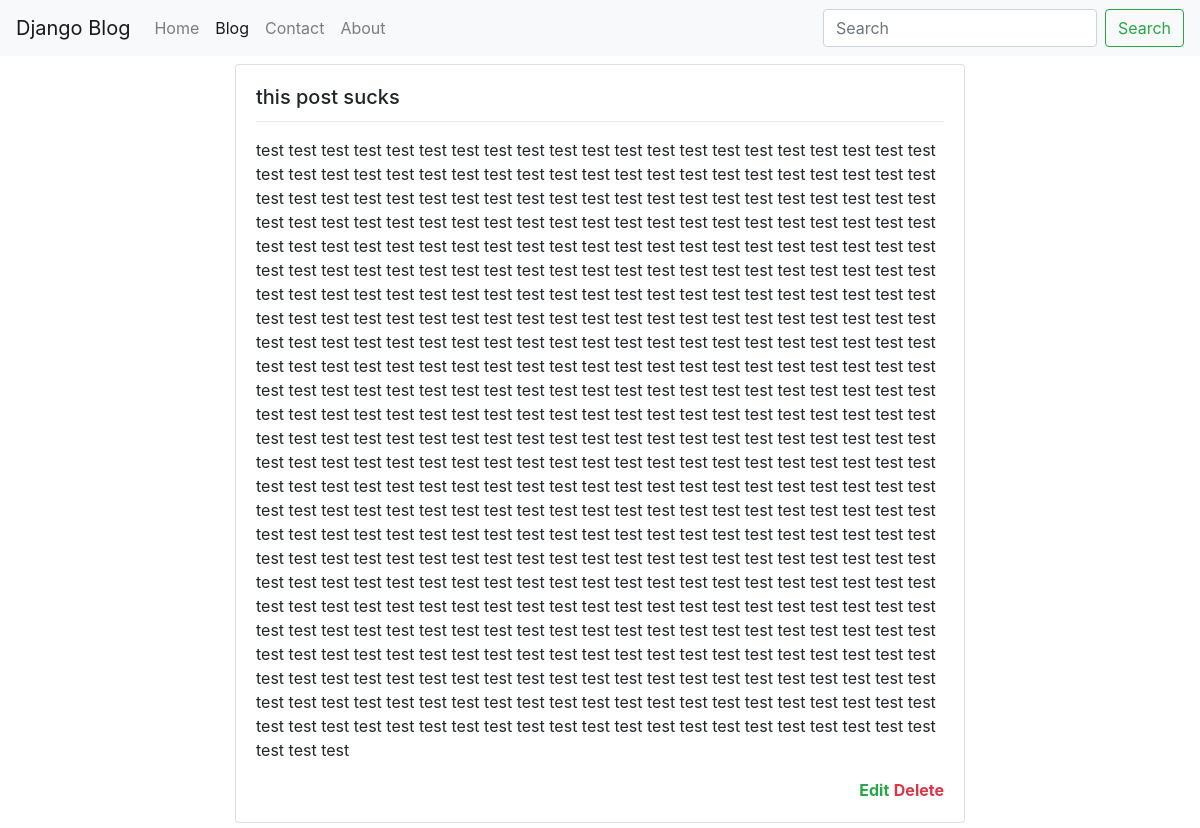
The app's page /blog/this-post-sucks/ (signed in) with its own data.
### blog/models.py (models this page shows, shortened)
class BlogPost(models.Model):
  user = models.ForeignKey(user_model,
    null=True, default=1, on_delete=models.SET_NULL)
  title = models.TextField()
  slug = models.SlugField(unique=True)
  content = models.TextField(null=True, blank=True)
  publish_date = models.DateTimeField(auto_now=False, auto_now_add=False, null=True, blank=True)
  timestamp = models.DateTimeField(auto_now_add=True)
  updated = models.DateTimeField(auto_now=True)
  class Meta:
    ordering = ['-publish_date', '-updated', '-timestamp']
  def get_edit_url(self):
    return f'/blog/{self.slug}/edit'
  def get_delete_url(self):
    return f'/blog/{self.slug}/delete'

### blog/views.py (the view)
# urls.py: path('<str:slug>/', blog_post_detail_view),
def blog_post_detail_view(request, slug):
  try:
    obj = BlogPost.objects.get(slug=slug)
  except:
    raise Http404('Blog post does not exist.')
  t_name = 'blog/detail.html'
  context = {'object': obj, 'detail': True}
  return render(request, t_name, context)

### blog/templates/blog/detail.html
{% extends "base.html" %}
{% block content %}
  {% include "blog/list_inline.html" with blog_post=object %}
{% endblock %}

### blog/templates/blog/list_inline.html (shortened to what this page needs)
<div class="card mb-3">
  <div class="card-body">
    <h5 class="card-title">{{ blog_post.title }}</h5>
    <div class="dropdown-divider"></div>
    {% if truncate %}
      <p class="card-text">{{ blog_post.content | linebreaks | truncatewords:50 }}</p>
    {% else %}
      <p class="card-text">{{ blog_post.content | linebreaks }}</p>
    {% endif %}
    <div class="row justify-content-end">
      <div class="text-right col-8">
        {% if request.user.is_authenticated %}
          {% if request.user.is_staff %}
            <b><a href="{{ object.get_edit_url }}" class="text-success">Edit</a></b>
            <b><a href="{{ object.get_delete_url }}" class="text-danger">Delete</a></b>
          {% endif %}
        {% endif %}
      </div>
    </div>
  </div>
</div>

### records on screen
BlogPost: title "this post sucks", content "test test test test test test test test test test test test test test test test test test test test test test test test test test test test test test test test test test test test test test test test test test test test test test test test test test test test test test test test test test test test test test test test test test test test test test test test test test test test test test test test test test test test test test test test test test test test test test test test test test test test test test test test test test test test test test test test test test test test test test test test test test test test test test test test test test test test test test test test test test test test…"
